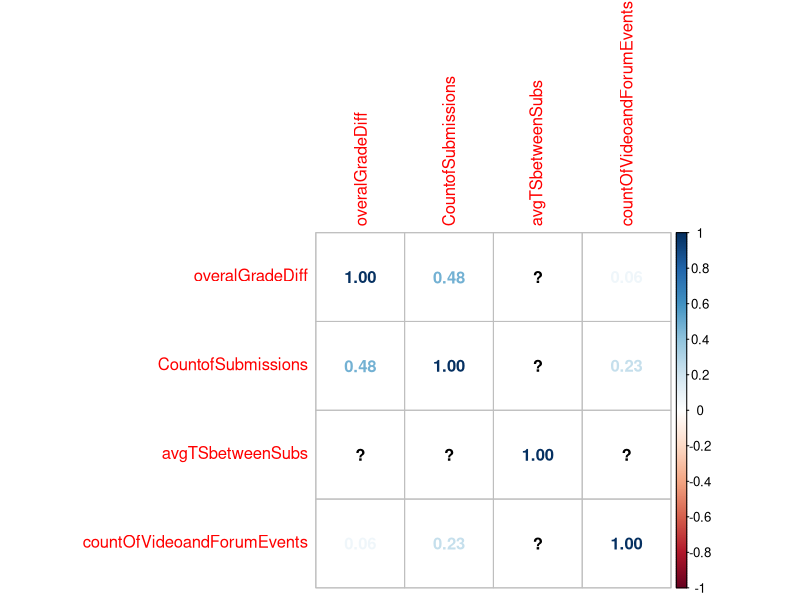

Here is the R script that generated this plot: (Note: this script raises an error after producing the figure.)
library(dplyr)
library(plyr) #ddply
library(caret)
library(corrplot)

ft = read.csv("features.csv")
View(ft)
# only neaded if some values are N/A
# ft[is.na(ft)]=0

#see if any features correlate with eachother, these can be removed (skip 3 first columns)
correlation_matrix<- cor(ft[-(1:3)])
corrplot(correlation_matrix, method = "number")

# base linear model -> no train / test set
m1 <- lm(bestGrade ~ ., data=ft[-(1:3)])

#split model
set.seed(1234)
tr.index= sample(nrow(ft), nrow(ft)*0.6)
ft.train= ft[tr.index,]
ft.test = ft[-tr.index,]

#Control function
set.seed(123)
ctrl <- trainControl(method = "repeatedcv", repeats =3)

#train model
m1_train = train(bestGrade ~ .,data=ft.train[-(1:3)], method="lm",trControl=ctrl)
summary(m1_train)
summary(m1_train)$r.squared
